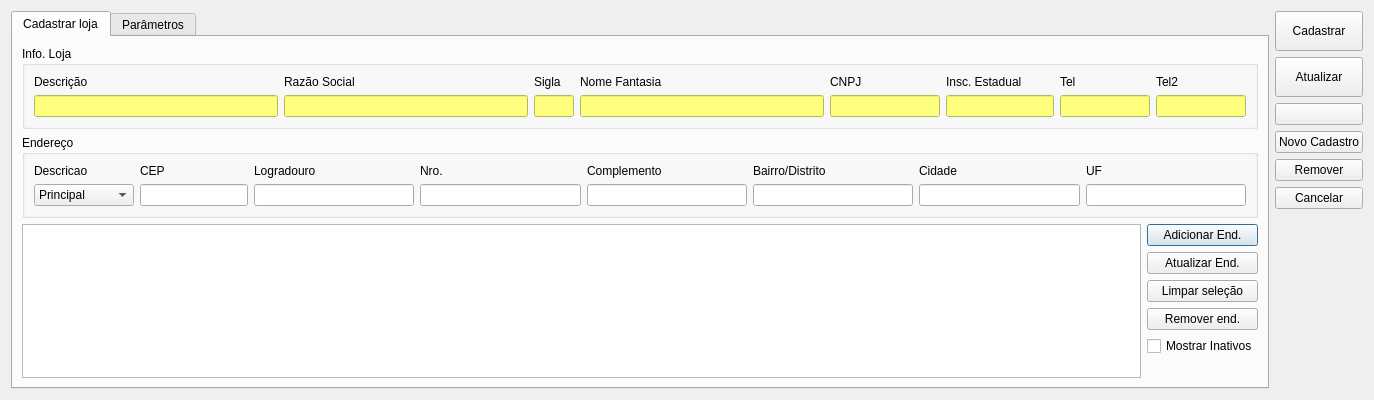
<?xml version="1.0" encoding="UTF-8"?>
<ui version="4.0">
 <class>CadastroLoja</class>
 <widget class="QDialog" name="CadastroLoja">
  <property name="windowModality">
   <enum>Qt::NonModal</enum>
  </property>
  <property name="geometry">
   <rect>
    <x>0</x>
    <y>0</y>
    <width>1374</width>
    <height>400</height>
   </rect>
  </property>
  <property name="windowTitle">
   <string>Cadastro de Loja</string>
  </property>
  <property name="locale">
   <locale language="Portuguese" country="Brazil"/>
  </property>
  <property name="modal">
   <bool>false</bool>
  </property>
  <layout class="QGridLayout" name="gridLayout_7">
   <item row="0" column="0">
    <widget class="QTabWidget" name="tabWidget">
     <property name="currentIndex">
      <number>0</number>
     </property>
     <widget class="QWidget" name="tab">
      <attribute name="title">
       <string>Cadastrar loja</string>
      </attribute>
      <layout class="QGridLayout" name="gridLayout">
       <item row="1" column="0" colspan="2">
        <widget class="QGroupBox" name="groupBox">
         <property name="title">
          <string>Endereço</string>
         </property>
         <layout class="QGridLayout" name="gridLayout_4">
          <item row="0" column="0">
           <widget class="QLabel" name="labelDescricao_2">
            <property name="text">
             <string>Descricao</string>
            </property>
           </widget>
          </item>
          <item row="0" column="1">
           <widget class="QLabel" name="labelCEP">
            <property name="text">
             <string>CEP</string>
            </property>
           </widget>
          </item>
          <item row="0" column="2">
           <widget class="QLabel" name="labelEndereco">
            <property name="text">
             <string>Logradouro</string>
            </property>
           </widget>
          </item>
          <item row="0" column="3">
           <widget class="QLabel" name="labelNro">
            <property name="text">
             <string>Nro.</string>
            </property>
           </widget>
          </item>
          <item row="0" column="4">
           <widget class="QLabel" name="labelComp">
            <property name="text">
             <string>Complemento</string>
            </property>
           </widget>
          </item>
          <item row="0" column="5">
           <widget class="QLabel" name="labelBairro">
            <property name="text">
             <string>Bairro/Distrito</string>
            </property>
           </widget>
          </item>
          <item row="0" column="6">
           <widget class="QLabel" name="labelCidade">
            <property name="text">
             <string>Cidade</string>
            </property>
           </widget>
          </item>
          <item row="0" column="7">
           <widget class="QLabel" name="labelUF">
            <property name="text">
             <string>UF</string>
            </property>
           </widget>
          </item>
          <item row="1" column="0">
           <widget class="QComboBox" name="comboBoxTipoEnd">
            <property name="minimumSize">
             <size>
              <width>100</width>
              <height>0</height>
             </size>
            </property>
            <item>
             <property name="text">
              <string>Principal</string>
             </property>
            </item>
            <item>
             <property name="text">
              <string>Faturamento</string>
             </property>
            </item>
            <item>
             <property name="text">
              <string>Entrega</string>
             </property>
            </item>
           </widget>
          </item>
          <item row="1" column="1">
           <widget class="LineEditCEP" name="lineEditCEP">
            <property name="sizePolicy">
             <sizepolicy hsizetype="Minimum" vsizetype="Fixed">
              <horstretch>0</horstretch>
              <verstretch>0</verstretch>
             </sizepolicy>
            </property>
            <property name="minimumSize">
             <size>
              <width>75</width>
              <height>0</height>
             </size>
            </property>
            <property name="maximumSize">
             <size>
              <width>16777215</width>
              <height>16777215</height>
             </size>
            </property>
            <property name="toolTip">
             <string>&lt;html&gt;&lt;head/&gt;&lt;body&gt;&lt;p&gt;O sistema preenche o endereço automaticamente a partir do CEP&lt;/p&gt;&lt;/body&gt;&lt;/html&gt;</string>
            </property>
           </widget>
          </item>
          <item row="1" column="2">
           <widget class="QLineEdit" name="lineEditLogradouro">
            <property name="minimumSize">
             <size>
              <width>150</width>
              <height>0</height>
             </size>
            </property>
           </widget>
          </item>
          <item row="1" column="3">
           <widget class="QLineEdit" name="lineEditNro">
            <property name="minimumSize">
             <size>
              <width>50</width>
              <height>0</height>
             </size>
            </property>
            <property name="maximumSize">
             <size>
              <width>16777215</width>
              <height>16777215</height>
             </size>
            </property>
           </widget>
          </item>
          <item row="1" column="4">
           <widget class="QLineEdit" name="lineEditComp">
            <property name="minimumSize">
             <size>
              <width>75</width>
              <height>0</height>
             </size>
            </property>
            <property name="maximumSize">
             <size>
              <width>16777215</width>
              <height>16777215</height>
             </size>
            </property>
            <property name="styleSheet">
             <string notr="true"/>
            </property>
           </widget>
          </item>
          <item row="1" column="5">
           <widget class="QLineEdit" name="lineEditBairro">
            <property name="minimumSize">
             <size>
              <width>150</width>
              <height>0</height>
             </size>
            </property>
           </widget>
          </item>
          <item row="1" column="6">
           <widget class="QLineEdit" name="lineEditCidade">
            <property name="minimumSize">
             <size>
              <width>150</width>
              <height>0</height>
             </size>
            </property>
           </widget>
          </item>
          <item row="1" column="7">
           <widget class="QLineEdit" name="lineEditUF">
            <property name="minimumSize">
             <size>
              <width>35</width>
              <height>0</height>
             </size>
            </property>
            <property name="maximumSize">
             <size>
              <width>16777215</width>
              <height>16777215</height>
             </size>
            </property>
           </widget>
          </item>
         </layout>
        </widget>
       </item>
       <item row="2" column="0">
        <widget class="QTableView" name="tableEndereco">
         <property name="sizeAdjustPolicy">
          <enum>QAbstractScrollArea::AdjustToContents</enum>
         </property>
         <property name="editTriggers">
          <set>QAbstractItemView::NoEditTriggers</set>
         </property>
         <property name="tabKeyNavigation">
          <bool>false</bool>
         </property>
         <property name="alternatingRowColors">
          <bool>true</bool>
         </property>
         <property name="selectionMode">
          <enum>QAbstractItemView::SingleSelection</enum>
         </property>
         <property name="selectionBehavior">
          <enum>QAbstractItemView::SelectRows</enum>
         </property>
         <attribute name="horizontalHeaderStretchLastSection">
          <bool>false</bool>
         </attribute>
        </widget>
       </item>
       <item row="2" column="1">
        <layout class="QVBoxLayout" name="verticalLayout">
         <item>
          <widget class="QPushButton" name="pushButtonAdicionarEnd">
           <property name="text">
            <string>Adicionar End.</string>
           </property>
          </widget>
         </item>
         <item>
          <widget class="QPushButton" name="pushButtonAtualizarEnd">
           <property name="text">
            <string>Atualizar End.</string>
           </property>
          </widget>
         </item>
         <item>
          <widget class="QPushButton" name="pushButtonEndLimpar">
           <property name="text">
            <string>Limpar seleção</string>
           </property>
          </widget>
         </item>
         <item>
          <widget class="QPushButton" name="pushButtonRemoverEnd">
           <property name="text">
            <string>Remover end.</string>
           </property>
          </widget>
         </item>
         <item>
          <widget class="QCheckBox" name="checkBoxMostrarInativos">
           <property name="text">
            <string>Mostrar Inativos</string>
           </property>
           <property name="checkable">
            <bool>true</bool>
           </property>
          </widget>
         </item>
         <item>
          <spacer name="verticalSpacer_4">
           <property name="orientation">
            <enum>Qt::Vertical</enum>
           </property>
           <property name="sizeHint" stdset="0">
            <size>
             <width>20</width>
             <height>40</height>
            </size>
           </property>
          </spacer>
         </item>
        </layout>
       </item>
       <item row="0" column="0" colspan="2">
        <widget class="QGroupBox" name="groupBox_7">
         <property name="title">
          <string>Info. Loja</string>
         </property>
         <layout class="QGridLayout" name="gridLayout_3">
          <item row="0" column="3">
           <widget class="QLabel" name="labelNomeFantasia">
            <property name="text">
             <string>Nome Fantasia</string>
            </property>
           </widget>
          </item>
          <item row="0" column="5">
           <widget class="QLabel" name="labelInscEstadual">
            <property name="text">
             <string>Insc. Estadual</string>
            </property>
           </widget>
          </item>
          <item row="1" column="1">
           <widget class="QLineEdit" name="lineEditRazaoSocial">
            <property name="minimumSize">
             <size>
              <width>120</width>
              <height>0</height>
             </size>
            </property>
            <property name="styleSheet">
             <string notr="true">background-color: rgb(255, 255, 127);</string>
            </property>
           </widget>
          </item>
          <item row="1" column="4">
           <widget class="QLineEdit" name="lineEditCNPJ">
            <property name="minimumSize">
             <size>
              <width>100</width>
              <height>0</height>
             </size>
            </property>
            <property name="maximumSize">
             <size>
              <width>110</width>
              <height>16777215</height>
             </size>
            </property>
            <property name="styleSheet">
             <string notr="true">background-color: rgb(255, 255, 127);</string>
            </property>
           </widget>
          </item>
          <item row="0" column="0">
           <widget class="QLabel" name="labelDescricao">
            <property name="text">
             <string>Descrição</string>
            </property>
           </widget>
          </item>
          <item row="1" column="0">
           <widget class="QLineEdit" name="lineEditDescricao">
            <property name="minimumSize">
             <size>
              <width>120</width>
              <height>0</height>
             </size>
            </property>
            <property name="styleSheet">
             <string notr="true">background-color: rgb(255, 255, 127);</string>
            </property>
           </widget>
          </item>
          <item row="1" column="3">
           <widget class="QLineEdit" name="lineEditNomeFantasia">
            <property name="minimumSize">
             <size>
              <width>120</width>
              <height>0</height>
             </size>
            </property>
            <property name="styleSheet">
             <string notr="true">background-color: rgb(255, 255, 127);</string>
            </property>
           </widget>
          </item>
          <item row="0" column="4">
           <widget class="QLabel" name="labelCNPJ">
            <property name="text">
             <string>CNPJ</string>
            </property>
           </widget>
          </item>
          <item row="0" column="7">
           <widget class="QLabel" name="labelTel">
            <property name="text">
             <string>Tel</string>
            </property>
           </widget>
          </item>
          <item row="1" column="2">
           <widget class="QLineEdit" name="lineEditSIGLA">
            <property name="maximumSize">
             <size>
              <width>40</width>
              <height>16777215</height>
             </size>
            </property>
            <property name="styleSheet">
             <string notr="true">background-color: rgb(255, 255, 127);</string>
            </property>
           </widget>
          </item>
          <item row="0" column="2">
           <widget class="QLabel" name="labelSIGLA">
            <property name="text">
             <string>Sigla</string>
            </property>
           </widget>
          </item>
          <item row="0" column="1">
           <widget class="QLabel" name="labelRazaoSocial">
            <property name="text">
             <string>Razão Social</string>
            </property>
           </widget>
          </item>
          <item row="1" column="5" colspan="2">
           <widget class="QLineEdit" name="lineEditInscEstadual">
            <property name="minimumSize">
             <size>
              <width>100</width>
              <height>0</height>
             </size>
            </property>
            <property name="maximumSize">
             <size>
              <width>110</width>
              <height>16777215</height>
             </size>
            </property>
            <property name="styleSheet">
             <string notr="true">background-color: rgb(255, 255, 127);</string>
            </property>
           </widget>
          </item>
          <item row="1" column="7">
           <widget class="LineEditTel" name="lineEditTel">
            <property name="maximumSize">
             <size>
              <width>90</width>
              <height>16777215</height>
             </size>
            </property>
            <property name="styleSheet">
             <string notr="true">background-color: rgb(255, 255, 127);</string>
            </property>
           </widget>
          </item>
          <item row="1" column="8">
           <widget class="LineEditTel" name="lineEditTel2">
            <property name="maximumSize">
             <size>
              <width>90</width>
              <height>16777215</height>
             </size>
            </property>
            <property name="styleSheet">
             <string notr="true">background-color: rgb(255, 255, 127);</string>
            </property>
           </widget>
          </item>
          <item row="0" column="8">
           <widget class="QLabel" name="labelTel2">
            <property name="text">
             <string>Tel2</string>
            </property>
           </widget>
          </item>
         </layout>
        </widget>
       </item>
      </layout>
     </widget>
     <widget class="QWidget" name="tab_2">
      <attribute name="title">
       <string>Parâmetros</string>
      </attribute>
      <layout class="QGridLayout" name="gridLayout_2">
       <item row="0" column="3">
        <widget class="QGroupBox" name="groupBox_2">
         <property name="title">
          <string>Excel</string>
         </property>
         <layout class="QGridLayout" name="gridLayout_11">
          <item row="1" column="2">
           <widget class="QPushButton" name="pushButtonPastaExcel">
            <property name="text">
             <string>Navegar...</string>
            </property>
           </widget>
          </item>
          <item row="1" column="1">
           <widget class="QLineEdit" name="lineEditPastaExcel">
            <property name="text">
             <string/>
            </property>
           </widget>
          </item>
          <item row="1" column="0">
           <widget class="QLabel" name="labelPastaExcel">
            <property name="text">
             <string>Pasta:</string>
            </property>
           </widget>
          </item>
          <item row="2" column="1">
           <spacer name="verticalSpacer_5">
            <property name="orientation">
             <enum>Qt::Vertical</enum>
            </property>
            <property name="sizeHint" stdset="0">
             <size>
              <width>20</width>
              <height>40</height>
             </size>
            </property>
           </spacer>
          </item>
         </layout>
        </widget>
       </item>
       <item row="0" column="0">
        <widget class="QGroupBox" name="groupBoxFrete">
         <property name="title">
          <string>Frete</string>
         </property>
         <layout class="QGridLayout" name="gridLayout_6">
          <item row="0" column="0">
           <layout class="QGridLayout" name="gridLayout_5">
            <item row="0" column="0">
             <widget class="QLabel" name="label">
              <property name="text">
               <string>Valor mínimo:</string>
              </property>
             </widget>
            </item>
            <item row="0" column="1">
             <widget class="QDoubleSpinBox" name="doubleSpinBoxValorMinimoFrete">
              <property name="prefix">
               <string>R$ </string>
              </property>
              <property name="suffix">
               <string/>
              </property>
              <property name="maximum">
               <double>99999.990000000005239</double>
              </property>
              <property name="value">
               <double>0.000000000000000</double>
              </property>
             </widget>
            </item>
            <item row="1" column="0">
             <widget class="QLabel" name="label_2">
              <property name="text">
               <string>Porcentagem:</string>
              </property>
             </widget>
            </item>
            <item row="1" column="1">
             <widget class="QDoubleSpinBox" name="doubleSpinBoxPorcFrete">
              <property name="suffix">
               <string> %</string>
              </property>
              <property name="value">
               <double>0.000000000000000</double>
              </property>
             </widget>
            </item>
           </layout>
          </item>
          <item row="1" column="0">
           <spacer name="verticalSpacer_2">
            <property name="orientation">
             <enum>Qt::Vertical</enum>
            </property>
            <property name="sizeHint" stdset="0">
             <size>
              <width>20</width>
              <height>40</height>
             </size>
            </property>
           </spacer>
          </item>
         </layout>
        </widget>
       </item>
       <item row="0" column="2">
        <widget class="QGroupBox" name="groupBoxACBr">
         <property name="title">
          <string>ACBr</string>
         </property>
         <layout class="QGridLayout" name="gridLayout_9">
          <item row="0" column="0">
           <widget class="QLabel" name="labelServidorACBr">
            <property name="text">
             <string>Servidor:</string>
            </property>
           </widget>
          </item>
          <item row="4" column="1">
           <widget class="QLineEdit" name="lineEditPastaSaiACBr">
            <property name="text">
             <string/>
            </property>
           </widget>
          </item>
          <item row="2" column="1">
           <widget class="QLineEdit" name="lineEditPastaEntACBr">
            <property name="text">
             <string/>
            </property>
           </widget>
          </item>
          <item row="4" column="0">
           <widget class="QLabel" name="labelPastaSaiACBr">
            <property name="text">
             <string>Pasta saída NFe:</string>
            </property>
           </widget>
          </item>
          <item row="2" column="0">
           <widget class="QLabel" name="labelPastaEntACBr">
            <property name="text">
             <string>Pasta entrada NFe:</string>
            </property>
           </widget>
          </item>
          <item row="2" column="2">
           <widget class="QPushButton" name="pushButtonEntradaNFe">
            <property name="text">
             <string>Navegar...</string>
            </property>
           </widget>
          </item>
          <item row="4" column="2">
           <widget class="QPushButton" name="pushButtonSaidaNFe">
            <property name="text">
             <string>Navegar...</string>
            </property>
           </widget>
          </item>
          <item row="6" column="1">
           <spacer name="verticalSpacer_3">
            <property name="orientation">
             <enum>Qt::Vertical</enum>
            </property>
            <property name="sizeHint" stdset="0">
             <size>
              <width>20</width>
              <height>40</height>
             </size>
            </property>
           </spacer>
          </item>
          <item row="1" column="1">
           <widget class="QLineEdit" name="lineEditPortaACBr">
            <property name="text">
             <string/>
            </property>
           </widget>
          </item>
          <item row="0" column="1">
           <widget class="QLineEdit" name="lineEditServidorACBr">
            <property name="text">
             <string/>
            </property>
           </widget>
          </item>
          <item row="1" column="0">
           <widget class="QLabel" name="labelPortaACBr">
            <property name="text">
             <string>Porta:</string>
            </property>
           </widget>
          </item>
          <item row="5" column="0">
           <widget class="QLabel" name="labelPastaXmlACBr">
            <property name="text">
             <string>Pasta XML NFe:</string>
            </property>
           </widget>
          </item>
          <item row="5" column="1">
           <widget class="QLineEdit" name="lineEditPastaXmlACBr">
            <property name="text">
             <string/>
            </property>
           </widget>
          </item>
          <item row="5" column="2">
           <widget class="QPushButton" name="pushButtonXmlNFe">
            <property name="text">
             <string>Navegar...</string>
            </property>
           </widget>
          </item>
         </layout>
        </widget>
       </item>
       <item row="0" column="1">
        <widget class="QGroupBox" name="groupBoxAlcadas">
         <property name="title">
          <string>Alçadas</string>
         </property>
         <layout class="QGridLayout" name="gridLayout_8">
          <item row="0" column="0">
           <widget class="QTableView" name="tableAlcadas"/>
          </item>
         </layout>
        </widget>
       </item>
       <item row="0" column="5">
        <spacer name="horizontalSpacer">
         <property name="orientation">
          <enum>Qt::Horizontal</enum>
         </property>
         <property name="sizeHint" stdset="0">
          <size>
           <width>40</width>
           <height>20</height>
          </size>
         </property>
        </spacer>
       </item>
       <item row="0" column="4">
        <widget class="QGroupBox" name="groupBox_3">
         <property name="title">
          <string>Cart~ao de crédito</string>
         </property>
         <layout class="QGridLayout" name="gridLayout_10">
          <item row="0" column="0">
           <widget class="QLabel" name="label_3">
            <property name="text">
             <string>Taxas do cartao</string>
            </property>
           </widget>
          </item>
         </layout>
        </widget>
       </item>
      </layout>
     </widget>
    </widget>
   </item>
   <item row="0" column="1">
    <layout class="QVBoxLayout" name="verticalLayout_3">
     <item>
      <widget class="QPushButton" name="pushButtonCadastrar">
       <property name="minimumSize">
        <size>
         <width>0</width>
         <height>40</height>
        </size>
       </property>
       <property name="text">
        <string>Cadastrar</string>
       </property>
       <property name="autoDefault">
        <bool>false</bool>
       </property>
      </widget>
     </item>
     <item>
      <widget class="QPushButton" name="pushButtonAtualizar">
       <property name="minimumSize">
        <size>
         <width>0</width>
         <height>40</height>
        </size>
       </property>
       <property name="text">
        <string>Atualizar</string>
       </property>
      </widget>
     </item>
     <item>
      <widget class="QPushButton" name="pushButtonBuscar">
       <property name="text">
        <string/>
       </property>
       <property name="icon">
        <iconset resource="../qrs/resources.qrc">
         <normaloff>:/search.png</normaloff>:/search.png</iconset>
       </property>
      </widget>
     </item>
     <item>
      <widget class="QPushButton" name="pushButtonNovoCad">
       <property name="text">
        <string>Novo Cadastro</string>
       </property>
      </widget>
     </item>
     <item>
      <widget class="QPushButton" name="pushButtonRemover">
       <property name="text">
        <string>Remover</string>
       </property>
      </widget>
     </item>
     <item>
      <widget class="QPushButton" name="pushButtonCancelar">
       <property name="text">
        <string>Cancelar</string>
       </property>
      </widget>
     </item>
     <item>
      <spacer name="verticalSpacer">
       <property name="orientation">
        <enum>Qt::Vertical</enum>
       </property>
       <property name="sizeHint" stdset="0">
        <size>
         <width>20</width>
         <height>40</height>
        </size>
       </property>
      </spacer>
     </item>
    </layout>
   </item>
  </layout>
 </widget>
 <customwidgets>
  <customwidget>
   <class>LineEditCEP</class>
   <extends>QLineEdit</extends>
   <header>src/lineeditcep.h</header>
  </customwidget>
  <customwidget>
   <class>LineEditTel</class>
   <extends>QLineEdit</extends>
   <header>src/lineedittel.h</header>
  </customwidget>
 </customwidgets>
 <tabstops>
  <tabstop>tabWidget</tabstop>
  <tabstop>lineEditDescricao</tabstop>
  <tabstop>lineEditRazaoSocial</tabstop>
  <tabstop>lineEditSIGLA</tabstop>
  <tabstop>lineEditNomeFantasia</tabstop>
  <tabstop>lineEditCNPJ</tabstop>
  <tabstop>lineEditInscEstadual</tabstop>
  <tabstop>lineEditTel</tabstop>
  <tabstop>comboBoxTipoEnd</tabstop>
  <tabstop>lineEditCEP</tabstop>
  <tabstop>lineEditLogradouro</tabstop>
  <tabstop>lineEditNro</tabstop>
  <tabstop>lineEditComp</tabstop>
  <tabstop>lineEditBairro</tabstop>
  <tabstop>lineEditCidade</tabstop>
  <tabstop>lineEditUF</tabstop>
  <tabstop>tableEndereco</tabstop>
  <tabstop>pushButtonAdicionarEnd</tabstop>
  <tabstop>pushButtonAtualizarEnd</tabstop>
  <tabstop>pushButtonEndLimpar</tabstop>
  <tabstop>pushButtonRemoverEnd</tabstop>
  <tabstop>checkBoxMostrarInativos</tabstop>
  <tabstop>doubleSpinBoxValorMinimoFrete</tabstop>
  <tabstop>doubleSpinBoxPorcFrete</tabstop>
  <tabstop>tableAlcadas</tabstop>
  <tabstop>lineEditServidorACBr</tabstop>
  <tabstop>lineEditPortaACBr</tabstop>
  <tabstop>lineEditPastaEntACBr</tabstop>
  <tabstop>pushButtonEntradaNFe</tabstop>
  <tabstop>lineEditPastaSaiACBr</tabstop>
  <tabstop>pushButtonSaidaNFe</tabstop>
  <tabstop>lineEditPastaXmlACBr</tabstop>
  <tabstop>pushButtonXmlNFe</tabstop>
  <tabstop>pushButtonCadastrar</tabstop>
  <tabstop>pushButtonAtualizar</tabstop>
  <tabstop>pushButtonBuscar</tabstop>
  <tabstop>pushButtonNovoCad</tabstop>
  <tabstop>pushButtonRemover</tabstop>
  <tabstop>pushButtonCancelar</tabstop>
 </tabstops>
 <resources>
  <include location="../qrs/resources.qrc"/>
 </resources>
 <connections/>
</ui>
